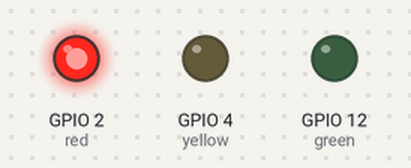
The sketch below on a simulated ESP32. Parts: output pins drawn as LEDs (lit = HIGH).

Above: at 2.5 s.
At 7.5 s:
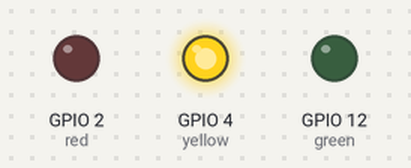
At 12.5 s:
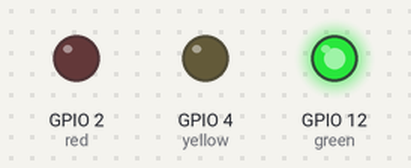
Timing chart, 0 to 19.5 s (numbered marks = the images above):
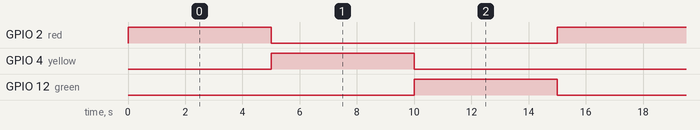

The sketch:

sketch.ino
```cpp
int red = 2;
int yellow= 4;
int green= 12;

void setup() {

  pinMode(red, OUTPUT);
  digitalWrite(red, LOW);
  pinMode(yellow, OUTPUT);
  digitalWrite(yellow, LOW);
  pinMode(green, OUTPUT);
  digitalWrite(green, LOW);

}

void loop() {
  digitalWrite(red, HIGH);
  delay(5000);
  digitalWrite(red, LOW);
  digitalWrite(yellow, HIGH);
  delay(5000);
  digitalWrite(yellow, LOW);
  digitalWrite(green, HIGH);
  delay(5000);
  digitalWrite(green, LOW);
}
```

Measured:
- by itself, GPIO 2 (red), GPIO 4 (yellow), GPIO 12 (green): alternates HIGH for 5.0 s and LOW for 10.0 s
- by itself, everything shown: repeats every 15.0 s, in 4 steps
